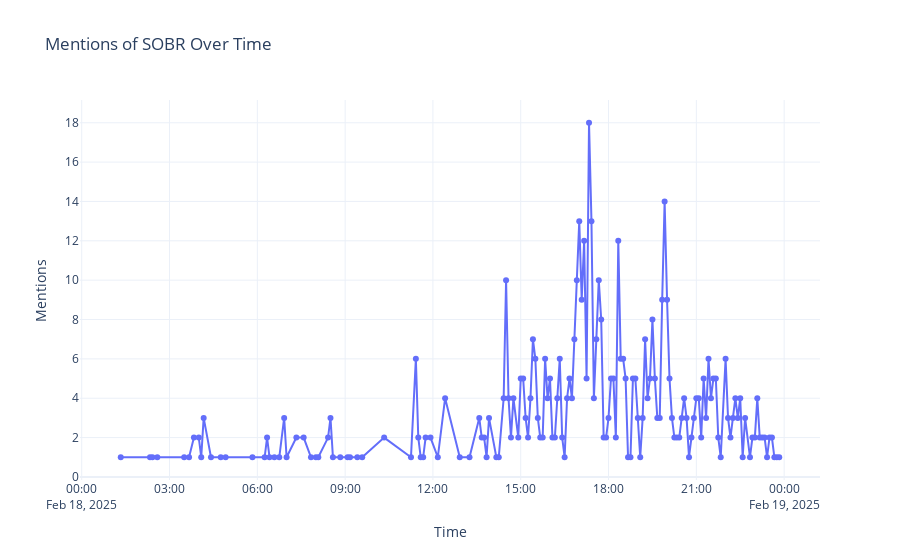

Write notebook code for a chart like this one.
### Code cell
ticker = 'SOBR'
df_filtered = df_ticker_mentions[df_ticker_mentions.ticker == ticker][['end_datetime', 'mentions']]

# Create the Plotly figure
fig = go.Figure()

fig.add_trace(go.Scatter(
    x=df_filtered['end_datetime'],
    y=df_filtered['mentions'],
    mode='lines+markers',  # Line chart with markers at each point
    name=ticker,
    line=dict(width=2),
    marker=dict(size=6)
))

# Customize layout
fig.update_layout(
    title=f"Mentions of {ticker} Over Time",
    xaxis_title="Time",
    yaxis_title="Mentions",
    xaxis=dict(showgrid=True),
    yaxis=dict(showgrid=True),
    template="plotly_white"
)

# Show plot
fig.show()

### Figure 1 — Plotly figure (JSON) as saved in the notebook; plotly's stock layout.template omitted (floating-point values rounded to 4 significant figures; data arrays with more than 128 entries replaced by an {"elided": "..."} marker saying what was removed)
{"data": [{"line": {"width": 2}, "marker": {"size": 6}, "mode": "lines+markers", "name": "SOBR", "type": "scatter", "x": {"elided": "164 str values"}, "y": {"elided": "164 int values"}}], "layout": {"title": {"text": "Mentions of SOBR Over Time"}, "xaxis": {"showgrid": true, "title": {"text": "Time"}}, "yaxis": {"showgrid": true, "title": {"text": "Mentions"}}}}
